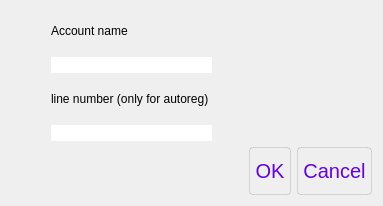
<?xml version="1.0" encoding="UTF-8"?>
<ui version="4.0">
 <class>Dialog</class>
 <widget class="QDialog" name="Dialog">
  <property name="geometry">
   <rect>
    <x>0</x>
    <y>0</y>
    <width>383</width>
    <height>206</height>
   </rect>
  </property>
  <property name="windowTitle">
   <string>Create new account</string>
  </property>
  <property name="styleSheet">
   <string notr="true">QPushButton{
height: 36px;
border: 1px solid;
border-radius: 4px;
border-color:  rgba(0, 0, 0, 0.12);
color: #6200ee;
font: &quot;Roboto&quot;;
font-size: 20px;
padding: 5px
}
QPushButton::hover{
	background-color: rgb(230, 230, 230);
}
QPushButton::pressed{
	background-color: rgb(179, 179, 179);
}

QListWidget{
border: none;
}
QLineEdit{
border: none;
}</string>
  </property>
  <property name="locale">
   <locale language="English" country="UnitedStates"/>
  </property>
  <layout class="QVBoxLayout" name="verticalLayout_2">
   <item>
    <layout class="QHBoxLayout" name="horizontalLayout">
     <item>
      <spacer name="horizontalSpacer">
       <property name="orientation">
        <enum>Qt::Horizontal</enum>
       </property>
       <property name="sizeType">
        <enum>QSizePolicy::Preferred</enum>
       </property>
       <property name="sizeHint" stdset="0">
        <size>
         <width>40</width>
         <height>20</height>
        </size>
       </property>
      </spacer>
     </item>
     <item>
      <layout class="QVBoxLayout" name="verticalLayout">
       <item>
        <widget class="QLabel" name="label">
         <property name="text">
          <string>Account name</string>
         </property>
        </widget>
       </item>
       <item>
        <widget class="QLineEdit" name="lineEdit"/>
       </item>
      </layout>
     </item>
     <item>
      <spacer name="horizontalSpacer_2">
       <property name="orientation">
        <enum>Qt::Horizontal</enum>
       </property>
       <property name="sizeType">
        <enum>QSizePolicy::Expanding</enum>
       </property>
       <property name="sizeHint" stdset="0">
        <size>
         <width>40</width>
         <height>20</height>
        </size>
       </property>
      </spacer>
     </item>
    </layout>
   </item>
   <item>
    <layout class="QHBoxLayout" name="horizontalLayout_2">
     <item>
      <spacer name="horizontalSpacer_4">
       <property name="orientation">
        <enum>Qt::Horizontal</enum>
       </property>
       <property name="sizeType">
        <enum>QSizePolicy::Preferred</enum>
       </property>
       <property name="sizeHint" stdset="0">
        <size>
         <width>40</width>
         <height>20</height>
        </size>
       </property>
      </spacer>
     </item>
     <item>
      <layout class="QVBoxLayout" name="verticalLayout_3">
       <item>
        <widget class="QLabel" name="label_2">
         <property name="text">
          <string>line number (only for autoreg)</string>
         </property>
        </widget>
       </item>
       <item>
        <widget class="QLineEdit" name="lineEdit_2"/>
       </item>
      </layout>
     </item>
     <item>
      <spacer name="horizontalSpacer_3">
       <property name="orientation">
        <enum>Qt::Horizontal</enum>
       </property>
       <property name="sizeHint" stdset="0">
        <size>
         <width>40</width>
         <height>20</height>
        </size>
       </property>
      </spacer>
     </item>
    </layout>
   </item>
   <item>
    <widget class="QDialogButtonBox" name="buttonBox">
     <property name="locale">
      <locale language="English" country="UnitedStates"/>
     </property>
     <property name="orientation">
      <enum>Qt::Horizontal</enum>
     </property>
     <property name="standardButtons">
      <set>QDialogButtonBox::Cancel|QDialogButtonBox::Ok</set>
     </property>
    </widget>
   </item>
  </layout>
 </widget>
 <resources/>
 <connections>
  <connection>
   <sender>buttonBox</sender>
   <signal>accepted()</signal>
   <receiver>Dialog</receiver>
   <slot>accept()</slot>
   <hints>
    <hint type="sourcelabel">
     <x>248</x>
     <y>254</y>
    </hint>
    <hint type="destinationlabel">
     <x>157</x>
     <y>274</y>
    </hint>
   </hints>
  </connection>
  <connection>
   <sender>buttonBox</sender>
   <signal>rejected()</signal>
   <receiver>Dialog</receiver>
   <slot>reject()</slot>
   <hints>
    <hint type="sourcelabel">
     <x>316</x>
     <y>260</y>
    </hint>
    <hint type="destinationlabel">
     <x>286</x>
     <y>274</y>
    </hint>
   </hints>
  </connection>
 </connections>
</ui>
